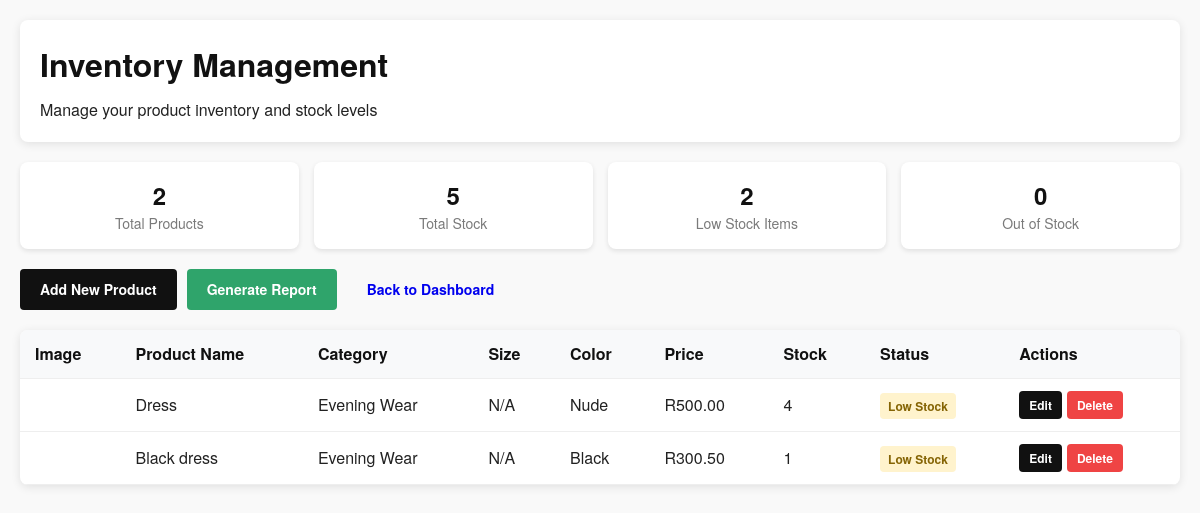
/inventory_management.php, run on an earlier commit of the app's database.
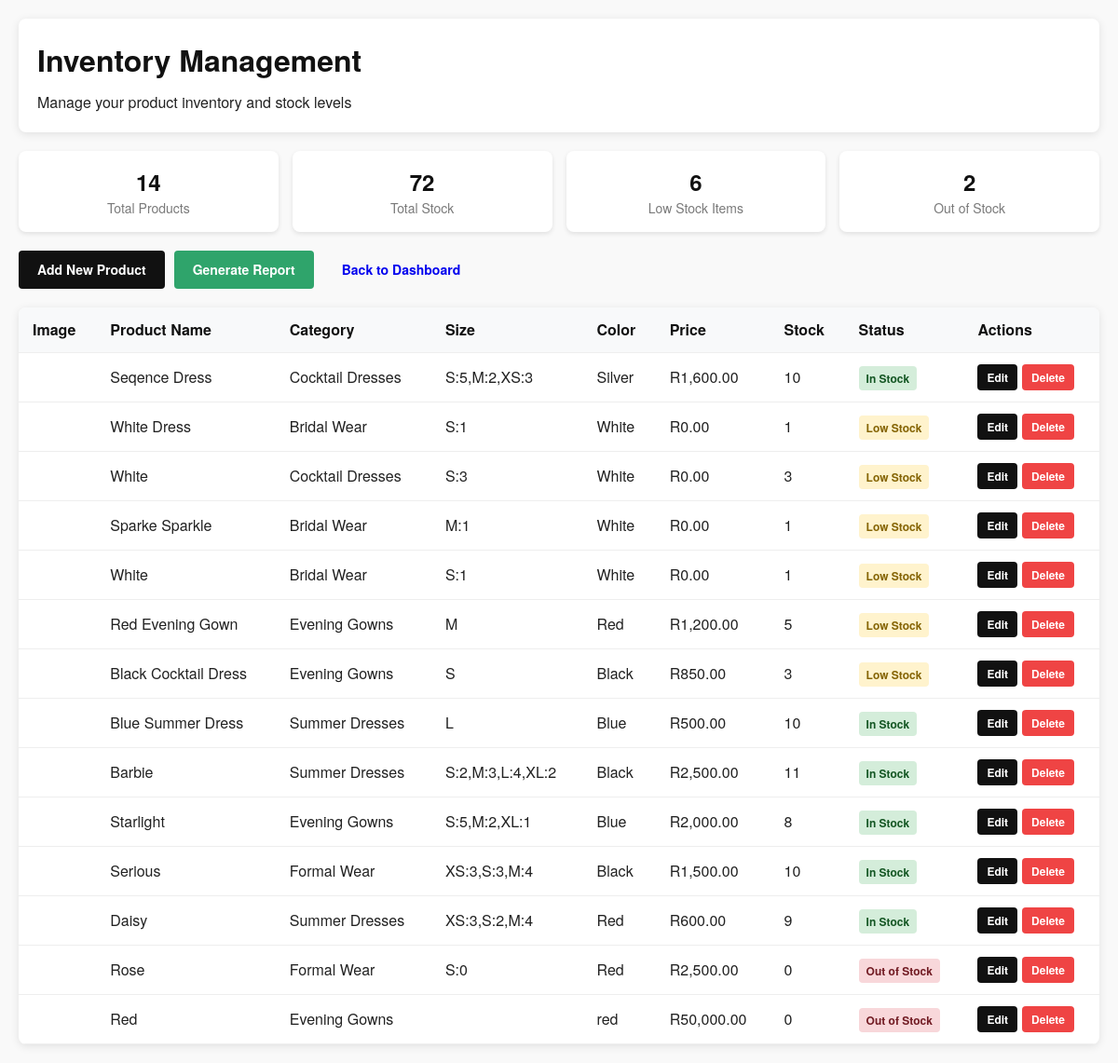
And on a later commit of the database.
### tables this page shows
CREATE TABLE `products` (
  `product_id` int(11) NOT NULL,
  `category_id` int(11) DEFAULT NULL,
  `name` varchar(150) NOT NULL,
  `brand` varchar(100) DEFAULT NULL,
  `description` text DEFAULT NULL,
  `size` varchar(20) DEFAULT NULL,
  `color` varchar(50) DEFAULT NULL,
  `price` decimal(10,2) NOT NULL,
  `rental_price` decimal(10,2) DEFAULT NULL,
  `rental_duration` int(11) DEFAULT 3,
  `security_deposit` decimal(10,2) DEFAULT NULL,
  `image` varchar(255) DEFAULT NULL,
  `video_url` varchar(255) DEFAULT NULL,
  `stock` int(11) DEFAULT 0,
  `is_rental` tinyint(1) DEFAULT 0,
  `is_active` tinyint(1) DEFAULT 1,
  `created_at` timestamp NOT NULL DEFAULT current_timestamp(),
  `updated_at` timestamp NOT NULL DEFAULT current_timestamp() ON UPDATE current_timestamp(),
  `sku` varchar(120) DEFAULT NULL
);

CREATE TABLE `categories` (
  `category_id` int(11) NOT NULL,
  `category_name` varchar(100) NOT NULL
);

### inventory_management.php (the view, shortened to what this page needs)
<?php
require 'db.php';
$products_result = $conn->query("
    SELECT p.*, c.category_name
    FROM products p
    LEFT JOIN categories c ON p.category_id = c.category_id
    ORDER BY p.created_at DESC
");
$products = [];
while ($row = $products_result->fetch_assoc()) {
    $products[] = $row;
}
$stats_result = $conn->query("
    SELECT
        COUNT(*) as total_products,
        SUM(stock) as total_stock,
        SUM(CASE WHEN stock = 0 THEN 1 ELSE 0 END) as out_of_stock,
        SUM(CASE WHEN stock > 0 AND stock <= 5 THEN 1 ELSE 0 END) as low_stock
    FROM products
");
$stats = $stats_result->fetch_assoc();
?>
<!DOCTYPE html>
<html lang="en">
<head>
</head>
<body>
    <div class="container">
        <div class="header">
            <h1>Inventory Management</h1>
            <p>Manage your product inventory and stock levels</p>
        </div>
        <div class="stats-grid">
            <div class="stat-card">
                <div class="stat-number"><?php echo $stats['total_products']; ?></div>
                <div class="stat-label">Total Products</div>
            </div>
            <div class="stat-card">
                <div class="stat-number"><?php echo $stats['total_stock']; ?></div>
                <div class="stat-label">Total Stock</div>
            </div>
            <div class="stat-card">
                <div class="stat-number"><?php echo $stats['low_stock']; ?></div>
                <div class="stat-label">Low Stock Items</div>
            </div>
            <div class="stat-card">
                <div class="stat-number"><?php echo $stats['out_of_stock']; ?></div>
                <div class="stat-label">Out of Stock</div>
            </div>
        </div>
        <div class="actions">
            <a href="add_product.php" class="btn btn-primary">Add New Product</a>
            <a href="generate_inventory_report.php" class="btn btn-success">Generate Report</a>
            <a href="admindashboard.php" class="btn">Back to Dashboard</a>
        </div>
        <div class="products-table">
            <table>
                <thead>
                    <tr>
                        <th>Image</th>
                        <th>Product Name</th>
                        <th>Category</th>
                        <th>Size</th>
                        <th>Color</th>
                        <th>Price</th>
                        <th>Stock</th>
                        <th>Status</th>
                        <th>Actions</th>
                    </tr>
                </thead>
                <tbody>
                    <?php foreach ($products as $product): ?>
                        <?php
                        $status_class = '';
                        if ($product['stock'] == 0) {
                            $status_class = 'status-out-of-stock';
                            $status_text = 'Out of Stock';
                        } elseif ($product['stock'] <= 5) {
                            $status_class = 'status-low-stock';
                            $status_text = 'Low Stock';
                        } else {
                            $status_class = 'status-in-stock';
                            $status_text = 'In Stock';
                        }
                        ?>
                        <tr>
                            <td>
                            </td>
                            <td><?php echo htmlspecialchars($product['name']); ?></td>
                            <td><?php echo htmlspecialchars($product['category_name']); ?></td>
                            <td><?php echo htmlspecialchars($product['size'] ?? 'N/A'); ?></td>
                            <td><?php echo htmlspecialchars($product['color']); ?></td>
                            <td>R<?php echo number_format($product['price'], 2); ?></td>
                            <td><?php echo $product['stock']; ?></td>
                            <td><span class="status <?php echo $status_class; ?>"><?php echo $status_text; ?></span></td>
                            <td>
                                <div class="action-buttons">
                                    <a href="edit_product.php?id=<?php echo $product['product_id']; ?>" class="btn btn-primary btn-sm">Edit</a>
                                    <a href="inventory_management.php?delete_id=<?php echo $product['product_id']; ?>"
                                       class="btn btn-danger btn-sm"
                                       onclick="return confirm('Are you sure you want to delete this product?')">Delete</a>
                                </div>
                            </td>
                        </tr>
                    <?php endforeach; ?>
                </tbody>
            </table>
        </div>
    </div>
</body>
</html>

### inventory_management.php (style rules this page uses)
:root { --bg: #fff; --text: #222; --muted: #7a7a7a; --accent: #111; --max-width: 1200px; --chip-bg: #f3f3f3; --chip-border: #e6e6e6; --primary: #111; --success: #2fa46b; --warning: #f59e0b; --danger: #ef4444; }
* { box-sizing: border-box; margin: 0; padding: 0; }
body { font-family: "Helvetica Neue", Arial, sans-serif; color: var(--text); background-color: #f9f9f9; line-height: 1.5; padding: 20px; }
.container { max-width: 1200px; margin: 0 auto; }
.header { background: white; padding: 20px; border-radius: 8px; box-shadow: 0 2px 10px rgba(0,0,0,0.1); margin-bottom: 20px; }
h1 { color: var(--accent); margin-bottom: 10px; }
.stats-grid { display: grid; grid-template-columns: repeat(auto-fit, minmax(200px, 1fr)); gap: 15px; margin-bottom: 20px; }
.stat-card { background: white; padding: 15px; border-radius: 8px; box-shadow: 0 2px 5px rgba(0,0,0,0.1); text-align: center; }
.stat-number { font-size: 24px; font-weight: bold; color: var(--accent); }
.stat-label { color: var(--muted); font-size: 14px; }
.actions { display: flex; gap: 10px; margin-bottom: 20px; }
.btn { padding: 10px 20px; border: none; border-radius: 4px; cursor: pointer; font-size: 14px; font-weight: 600; transition: all 0.2s; text-decoration: none; display: inline-block; }
.btn-primary { background: var(--accent); color: white; }
.btn-success { background: var(--success); color: white; }
.btn-danger { background: var(--danger); color: white; }
.products-table { background: white; border-radius: 8px; box-shadow: 0 2px 10px rgba(0,0,0,0.1); overflow: hidden; }
table { width: 100%; border-collapse: collapse; }
th, td { padding: 12px 15px; text-align: left; border-bottom: 1px solid #eee; }
th { background: #f8f9fa; font-weight: 600; color: var(--accent); }
.status { padding: 4px 8px; border-radius: 4px; font-size: 12px; font-weight: 600; }
.status-in-stock { background: #d4edda; color: #155724; }
.status-low-stock { background: #fff3cd; color: #856404; }
.status-out-of-stock { background: #f8d7da; color: #721c24; }
.action-buttons { display: flex; gap: 5px; }
.btn-sm { padding: 5px 10px; font-size: 12px; }

What changed in the data, as far as the page shows it:
removed products: name "Dress", category.category_name "Evening Wear", size "N/A", color "Nude", price "500.00", stock "4", stock "Low Stock"
removed products: name "Black dress", category.category_name "Evening Wear", size "N/A", color "Black", price "300.50", stock "1", stock "Low Stock"
added products: name "Seqence Dress", category.category_name "Cocktail Dresses", size "S:5,M:2,XS:3", color "Silver", price "1,600.00", stock "10", stock "In Stock"
added products: name "White Dress", category.category_name "Bridal Wear", size "S:1", color "White", price "0.00", stock "1", stock "Low Stock"
added products: name "White", category.category_name "Cocktail Dresses", size "S:3", color "White", price "0.00", stock "3", stock "Low Stock"
added products: name "Sparke Sparkle", category.category_name "Bridal Wear", size "M:1", color "White", price "0.00", stock "1", stock "Low Stock"
added products: name "White", category.category_name "Bridal Wear", size "S:1", color "White", price "0.00", stock "1", stock "Low Stock"
added products: name "Red Evening Gown", category.category_name "Evening Gowns", size "M", color "Red", price "1,200.00", stock "5", stock "Low Stock"
added products: name "Black Cocktail Dress", category.category_name "Evening Gowns", size "S", color "Black", price "850.00", stock "3", stock "Low Stock"
added products: name "Blue Summer Dress", category.category_name "Summer Dresses", size "L", color "Blue", price "500.00", stock "10", stock "In Stock"
added products: name "Barbie", category.category_name "Summer Dresses", size "S:2,M:3,L:4,XL:2", color "Black", price "2,500.00", stock "11", stock "In Stock"
added products: name "Starlight", category.category_name "Evening Gowns", size "S:5,M:2,XL:1", color "Blue", price "2,000.00", stock "8", stock "In Stock"
added products: name "Serious", category.category_name "Formal Wear", size "XS:3,S:3,M:4", color "Black", price "1,500.00", stock "10", stock "In Stock"
added products: name "Daisy", category.category_name "Summer Dresses", size "XS:3,S:2,M:4", color "Red", price "600.00", stock "9", stock "In Stock"
added products: name "Rose", category.category_name "Formal Wear", size "S:0", color "Red", price "2,500.00", stock "0", stock "Out of Stock"
added products: name "Red", category.category_name "Evening Gowns", color "red", price "50,000.00", stock "0", stock "Out of Stock"
Also different on the page:
$stats['total_products']: "2" → "14"
$stats['total_stock']: "5" → "72"
$stats['low_stock']: "2" → "6"
$stats['out_of_stock']: "0" → "2"
